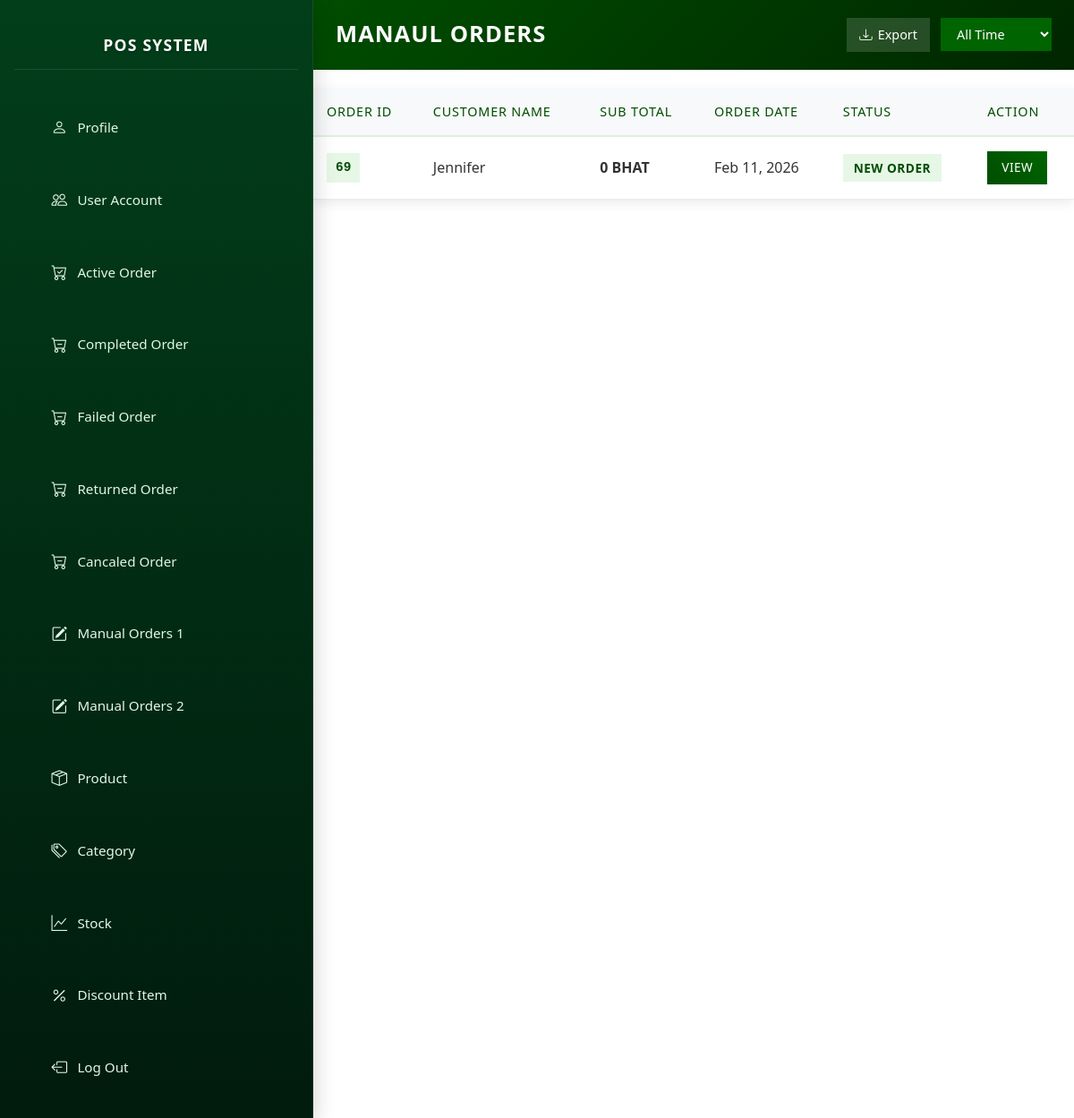
/admin/user_manual_order.php?userID=2 (signed in), run on the app's committed database.
### tables this page shows
CREATE TABLE `orderr` (
  `orderID` int NOT NULL,
  `paymentValid` tinyint DEFAULT NULL,
  `totalCost` double DEFAULT NULL,
  `orderDate` date DEFAULT NULL,
  `paymentStatus` int DEFAULT NULL,
  `orderStatus` int DEFAULT NULL,
  `trackingStatus` int DEFAULT NULL,
  `accountID` int DEFAULT NULL,
  `paymentType` int DEFAULT NULL,
  `addressID` int DEFAULT NULL,
  `isManual` tinyint DEFAULT NULL,
  `manualCustomerName` varchar(2000) DEFAULT NULL,
  `manualNote` longtext
);

CREATE TABLE `account` (
  `accountID` int NOT NULL,
  `name` varchar(500) NOT NULL,
  `email` varchar(500) NOT NULL,
  `passcode` varchar(2000) NOT NULL,
  `phoneNumber` varchar(500) NOT NULL,
  `birthday` date NOT NULL,
  `roleID` int NOT NULL,
  `pin` varchar(6) DEFAULT NULL,
  `profile` int DEFAULT NULL,
  `registerDate` date DEFAULT NULL
);

### admin/user_manual_order.php (the view, shortened to what this page needs)
<?php
include "../connection/connectdb.php";
$userID = $_GET['userID'];
$filter = $_GET['filter'] ?? 'all';
$whereDate = "";
$query = "SELECT * FROM orderr JOIN account ON orderr.accountID = account.accountID WHERE orderr.isManual=1 $whereDate AND orderr.accountID = $userID ORDER BY orderr.orderDate DESC";
$result = $conn->query($query);
?>
<!DOCTYPE html>
<html lang="en">
<head>
    <?php include "./layout/header.php"; ?>
</head>
<body>
    <?php
        include "nav.php";
        $login = $_SESSION['login'] ?? false;
        if($login == true) {
        echo "<div class='main-content'>";
        echo "<form id='filterForm' method='get' style='display:inline;'>";
            echo "<div class='page-header'>";
            echo "<h1>Manaul Orders</h1>";
            echo "<div class='header-actions'>";
            echo "<button type='submit' name='export' value='csv'><i class='bi bi-download'></i> Export</button>";
            echo "<select name='filter' onchange='document.getElementById(\"filterForm\").submit();'>";
            echo "<option value='all'"      . ($filter === 'all'      ? ' selected' : '') . ">All Time</option>";
            echo "</select>";
            echo "</div></div></form>";
        if ($result && $result->num_rows > 0) {
            echo "<table class='orders-table'>";
            echo "<thead><tr>";
            echo "<th>Order ID</th>";
            echo "<th>Customer Name</th>";
            echo "<th>Sub Total</th>";
            echo "<th>Order Date</th>";
            echo "<th>Status</th>";
            echo "<th>Action</th>";
            echo "</tr></thead>";
            echo "<tbody>";
            while ($row = $result->fetch_assoc()) {
                $statusClass = 'status-new';
                $statusText = 'New Order';
                echo "<tr>";
                echo "<td data-label='Order ID'><span class='order-id'>" . htmlspecialchars($row['orderID']) . "</span></td>";
                if($row['name']!=null){
                    echo "<td data-label='Name'>" . htmlspecialchars($row['name']) . "</td>";
                }
                else{
                    echo "<td data-label='Name'>" . htmlspecialchars($row['manualName']) . "</td>";
                }
                echo "<td data-label='Total Cost'><strong>" . number_format($row['totalCost']) . " BHAT</strong></td>";
                echo "<td data-label='Order Date'>" . date('M j, Y', strtotime($row['orderDate'])) . "</td>";
                echo "<td data-label='Status'><span class='status-badge $statusClass'>$statusText</span></td>";
                echo "<td data-label='Action'><a href='specific_manual_order.php?orderID=" . urlencode($row['orderID']) . "' class='btn-view'>View</a></td>";
                echo "</tr>";
            }
            echo "</tbody></table>";
        } else {
            echo "<div class='no-orders'>No Manual orders at the moment.</div>";
        }
        echo "</div>";
        }
    ?>
</body>
</html>

### admin/style.css (style rules this page uses)
body { margin: 0; font-family: 'Calibri', sans-serif; background: #f8f9fa; }
.main-content { margin-left: 350px; padding: 0 !important; transition: margin-left 0.35s cubic-bezier(0.4, 0, 0.2, 1); min-height: 100vh; }
html { scroll-behavior: smooth; scrollbar-width: 5px; scrollbar-color: #044606 rgb(0, 0, 0); }

### admin/user_manual_order.php (style rules this page uses)
.main-content { padding: 20px; }
.page-header { background: linear-gradient(135deg, #004d00, #002600); color: white; padding: 20px 25px; border-radius: 0; margin: 0 0 20px 0; display: flex; justify-content: space-between; align-items: center; flex-wrap: wrap; gap: 15px; }
.page-header h1 { margin: 0; font-size: 1.6rem; font-weight: 600; text-transform: uppercase; letter-spacing: 1px; }
.header-actions { display: flex; gap: 12px; align-items: center; flex-wrap: wrap; }
.header-actions button { background: rgba(255,255,255,0.15); border: none; color: white; padding: 8px 14px; border-radius: 0; font-size: 0.9rem; cursor: pointer; transition: all 0.3s ease; display: flex; align-items: center; gap: 6px; }
.header-actions select { background: rgba(255,255,255,0.15); border: none; color: white; padding: 8px 14px; border-radius: 0; font-size: 0.9rem; }
.orders-table { width: 100%; border-collapse: collapse; background: white; box-shadow: 0 4px 12px rgba(0,0,0,0.08); border-radius: 0; overflow: hidden; }
.orders-table thead { background: #f8f9fa; border-bottom: 2px solid #e0f0e0; }
.orders-table thead th { padding: 16px 15px; text-align: left; font-weight: 500; color: #004d00; font-size: 0.9rem; text-transform: uppercase; letter-spacing: 0.8px; }
.orders-table tbody tr { transition: all 0.3s ease; border-bottom: 1px solid #e9ecef; }
.orders-table td { padding: 16px 15px; vertical-align: middle; font-size: 1rem; color: #333; }
.order-id { font-family: 'Courier New', monospace; background: #e6f7e6; color: #004d00; padding: 6px 10px; border-radius: 0; font-weight: 600; font-size: 0.9rem; display: inline-block; }
.status-badge { padding: 6px 12px; border-radius: 0; font-size: 0.85rem; font-weight: 600; text-transform: uppercase; letter-spacing: 0.5px; }
.status-new { background: #e6f7e6; color: #004d00; }
.btn-view { background: linear-gradient(45deg, #004d00, #006600); color: white; padding: 8px 16px; border: none; border-radius: 0; text-decoration: none; font-size: 0.85rem; font-weight: 500; text-transform: uppercase; letter-spacing: 0.5px; transition: all 0.3s ease; display: inline-block; }
.header-actions select { background: #006400 !important; color: #fff !important; border: 0px solid #b8860b !important; padding: 8px 14px !important; border-radius: 0 !important; font-size: 0.9rem !important; font-weight: 500 !important; background-repeat: no-repeat; background-position: right 12px center; cursor: pointer; transition: all 0.3s ease; }
.header-actions select option { background: #e6f3e6 !important; color: #004d00 !important; font-weight: 600; }
.header-actions select option:checked, .header-actions select option:hover { background: #006400 !important; color: #b8860b !important; }

### data on the page
orderr: orderID "69", accountID.name "Jennifer", totalCost "0", orderDate "Feb 11, 2026", statusText "NEW ORDER"
